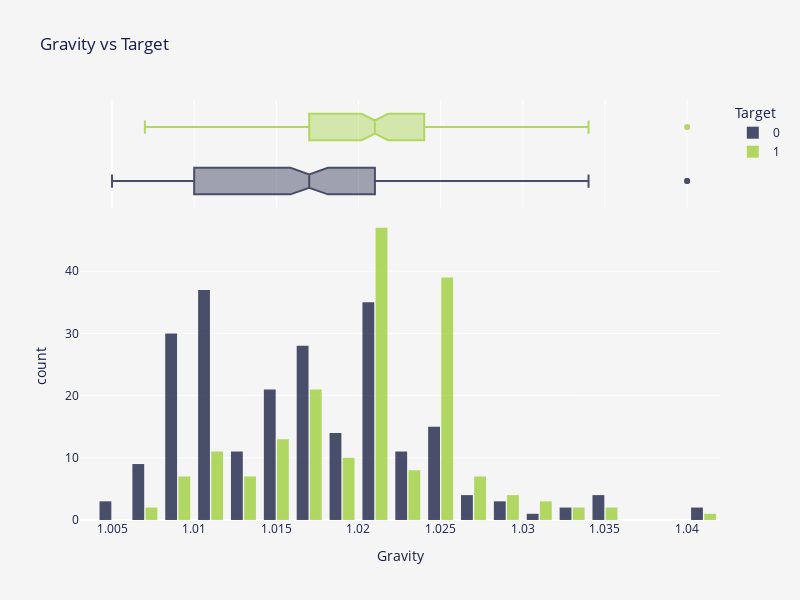

Write notebook code for a chart like this one.
### Markdown cell above
<p style="font-size:20px; font-family:JetBrains Mono; color:#3E3F4C; border-bottom: 3px solid #2a357d">Notes 📜</p>
<blockquote style="margin-right:auto; margin-left:auto; background-color:#fffaf6; padding: 15px; border-radius: 10px 10px">
    <ul style="font-size:16px; font-family:JetBrains Mono; color:#3E3F4C; margin-right: 10px; margin-top: 2px; margin-bottom: 2px">
        <li>Fair enough.</li>
    </ul>
</blockquote>

### Code cell
fig = px.histogram(
    train,
    x="Gravity",
    color="Target",
    color_discrete_sequence=["#0f173b", "#9acd32"],
    marginal="box",
    barmode="group",
    hover_data=train.columns,
    height=600,
    width=800,
    title="Gravity vs Target",
)
fig.update_layout(
    font=dict(color=FONT_COLOR),
    plot_bgcolor=BACKGROUND_COLOR,
    paper_bgcolor=BACKGROUND_COLOR,
    bargap=0.2,
    bargroupgap=0.1,
)
fig.update_traces(opacity=0.75)
fig.show()

### Figure 1 — Plotly figure (JSON) as saved in the notebook; plotly's stock layout.template omitted (floating-point values rounded to 4 significant figures; data arrays with more than 128 entries replaced by an {"elided": "..."} marker saying what was removed)
{"data": [{"alignmentgroup": "True", "bingroup": "x", "hovertemplate": "Target=0<br>Gravity=%{x}<br>count=%{y}<extra></extra>", "legendgroup": "0", "marker": {"color": "#0f173b", "pattern": {"shape": ""}}, "name": "0", "offsetgroup": "0", "opacity": 0.75, "orientation": "v", "showlegend": true, "type": "histogram", "x": {"elided": "230 float values"}, "xaxis": "x", "yaxis": "y"}, {"alignmentgroup": "True", "customdata": {"elided": "230x6 float values"}, "hovertemplate": "Target=%{customdata[5]}<br>Gravity=%{x}<br>Ph=%{customdata[0]}<br>Osmo=%{customdata[1]}<br>Cond=%{customdata[2]}<br>Urea=%{customdata[3]}<br>Calc=%{customdata[4]}<extra></extra>", "legendgroup": "0", "marker": {"color": "#0f173b"}, "name": "0", "notched": true, "offsetgroup": "0", "opacity": 0.75, "showlegend": false, "type": "box", "x": {"elided": "230 float values"}, "xaxis": "x2", "yaxis": "y2"}, {"alignmentgroup": "True", "bingroup": "x", "hovertemplate": "Target=1<br>Gravity=%{x}<br>count=%{y}<extra></extra>", "legendgroup": "1", "marker": {"color": "#9acd32", "pattern": {"shape": ""}}, "name": "1", "offsetgroup": "1", "opacity": 0.75, "orientation": "v", "showlegend": true, "type": "histogram", "x": {"elided": "184 float values"}, "xaxis": "x", "yaxis": "y"}, {"alignmentgroup": "True", "customdata": {"elided": "184x6 float values"}, "hovertemplate": "Target=%{customdata[5]}<br>Gravity=%{x}<br>Ph=%{customdata[0]}<br>Osmo=%{customdata[1]}<br>Cond=%{customdata[2]}<br>Urea=%{customdata[3]}<br>Calc=%{customdata[4]}<extra></extra>", "legendgroup": "1", "marker": {"color": "#9acd32"}, "name": "1", "notched": true, "offsetgroup": "1", "opacity": 0.75, "showlegend": false, "type": "box", "x": {"elided": "184 float values"}, "xaxis": "x2", "yaxis": "y2"}], "layout": {"bargap": 0.2, "bargroupgap": 0.1, "barmode": "group", "font": {"color": "#141B4D"}, "height": 600, "legend": {"title": {"text": "Target"}, "tracegroupgap": 0}, "paper_bgcolor": "#F6F5F5", "plot_bgcolor": "#F6F5F5", "title": {"text": "Gravity vs Target"}, "width": 800, "xaxis": {"anchor": "y", "domain": [0, 1], "title": {"text": "Gravity"}}, "xaxis2": {"anchor": "y2", "domain": [0, 1], "matches": "x", "showgrid": true, "showticklabels": false}, "yaxis": {"anchor": "x", "domain": [0, 0.7326], "title": {"text": "count"}}, "yaxis2": {"anchor": "x2", "domain": [0.7426, 1], "matches": "y2", "showgrid": false, "showline": false, "showticklabels": false, "ticks": ""}}}
